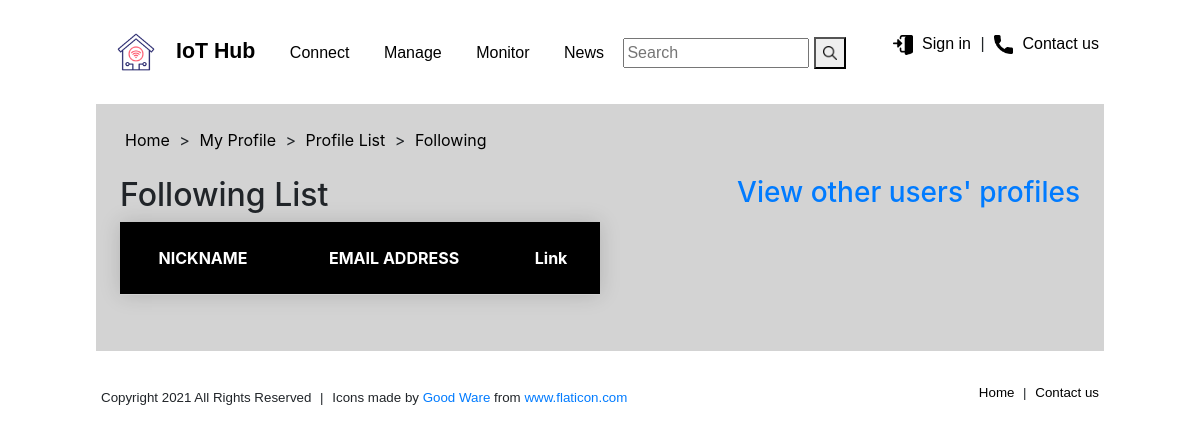
The app's page /CNIT581-048-project3/1/followinglist/, older data.
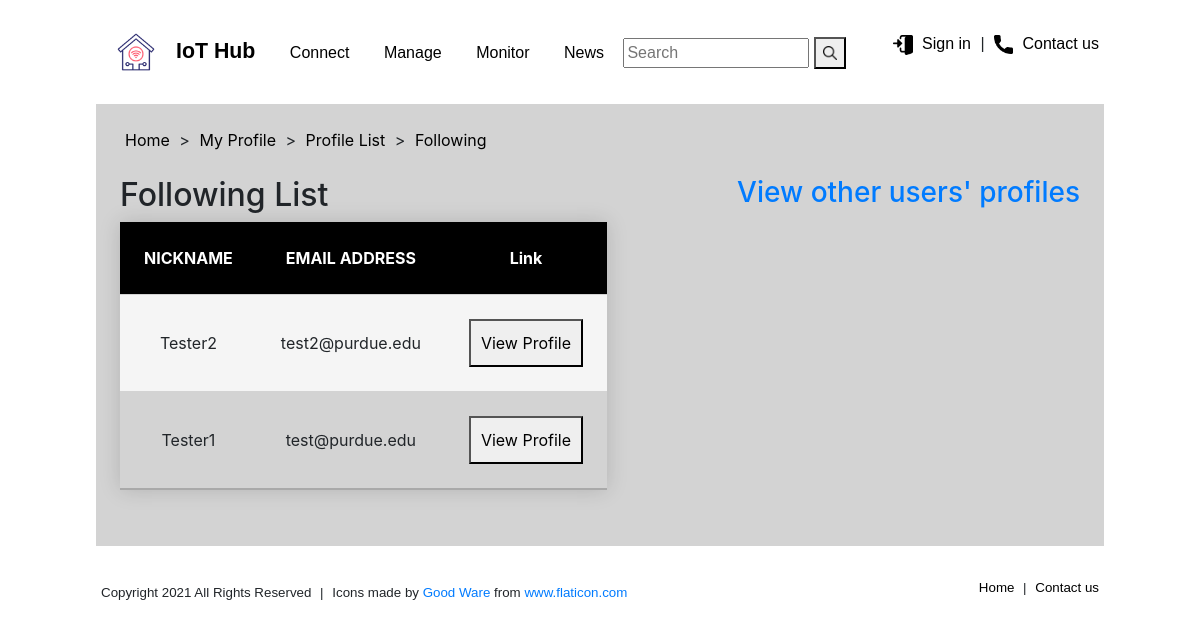
The same page, newer data.
### hubapp/models.py (models this page shows)
class CustomUser(AbstractUser):
    nickname = models.CharField(max_length=100)
    gender_type_choices = (
        ('Male', 'Male'),
        ('Female', 'Female'),
        ('Not to say', 'Not to say')
    )
    gender = models.CharField(max_length=10, choices=gender_type_choices)
    followers = models.ManyToManyField(
        settings.AUTH_USER_MODEL,
        related_name='following',
        blank=True
    )

### hubapp/views.py (the view)
# urls.py: path('<int:user_id>/followinglist/', views.followinglist, name='followinglist'),
def followinglist(request, user_id):
    user = get_object_or_404(get_user_model(), id=user_id)
    following_list = user.following.all()
    return render(request, 'hubapp/followinglist.html', {'following_list': following_list})

### hubapp/templates/hubapp/followinglist.html
{% extends "hubapp/base.html" %}
{% block header %}
    <a href="{% url 'index' %}">Home</a> >
    <a href="{% url 'myprofile' %}">My Profile</a> >
    <a href="{% url 'profiles' %}">Profile List</a> >
    <a href="">Following</a>
{% endblock header %}
{% block title %}
<div>
    <h2 style="display: inline-block">
        Following List
    </h2>
    <h3 style="float:right; vertical-align:middle">
        <a href="{% url 'profiles' %}">View other users' profiles</a>
    </h3>
</div>
{% endblock title %}
{% block content %}
<div>
    <table class="devices-list">
         <thead>
            <tr>
                <th>NICKNAME</th>
                <th>EMAIL ADDRESS</th>
                <th>Link</th>
            </tr>
         </thead>
         <tbody>
        {% for following in following_list %}
             <tr>
                 <td>{{ following.nickname }}</td>
                 <td>{{ following.email }}</td>
                 <td><button onclick="location.href='{% url 'other_profile' following.id %}'">View Profile</button></td>
             </tr>
        {% endfor %}
         </tbody>
    </table>
</div>
{% endblock content %}

Row changes from the older to the newer data that the page shows:
now on this page (row edited): CustomUser: nickname "Tester2", email "test2@purdue.edu"
now on this page (row edited): CustomUser: nickname "Tester1", email "test@purdue.edu"
